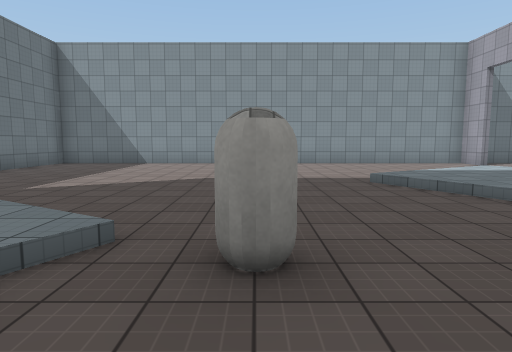
view 1 (above)

24 first-person views from a walk through a scene from a Unity 3-D project. The camera is 1.5 m above the floor, tilts 6° down and sees 75° across. The floor is counted in squares, 2 m on a side. Each view is taken from the middle of a square. On the plan, view 1 faces up. The plan holds only what a view shows up to about 11 squares ahead; the rest is blank. The place goes on beyond the plan. The player character is not drawn. Surface patterns are stand-ins for the level's own textures.

view 2
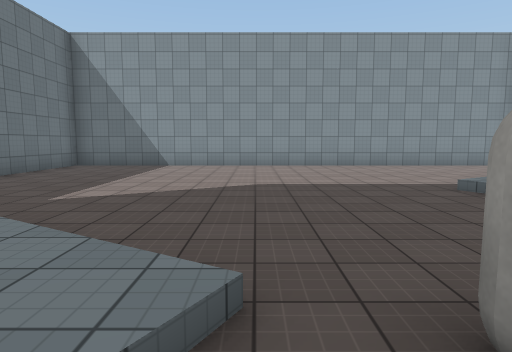

view 3
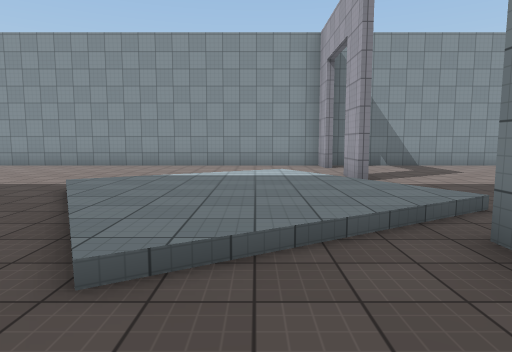

view 4
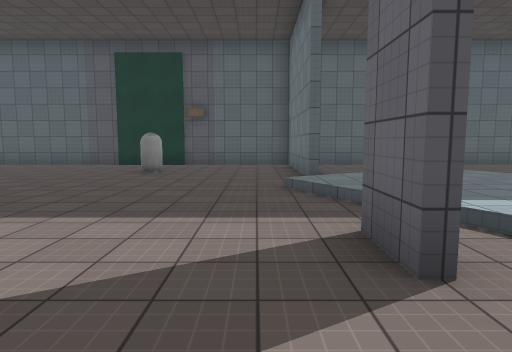

view 5
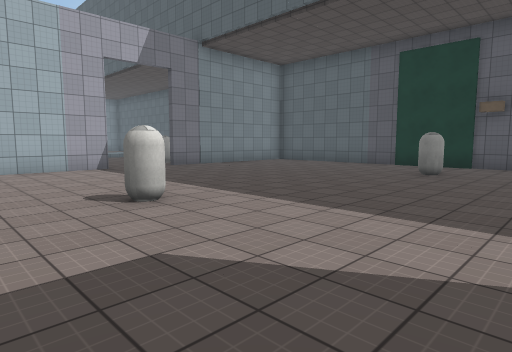

view 6
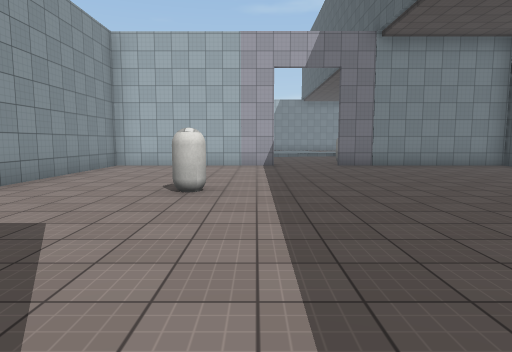

view 7
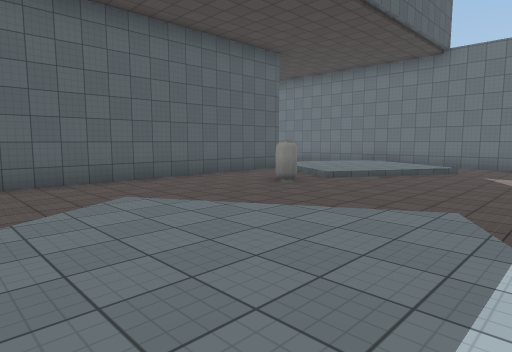

view 8
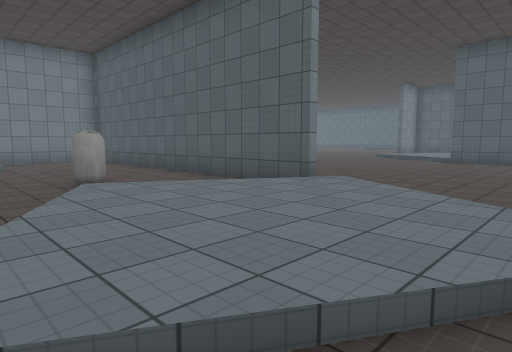

view 9
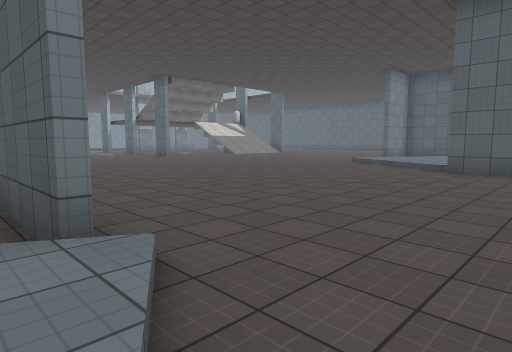

view 10
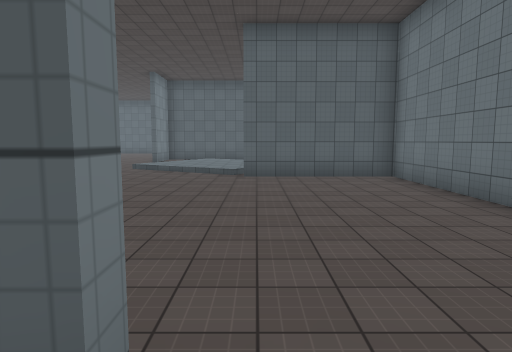

view 11
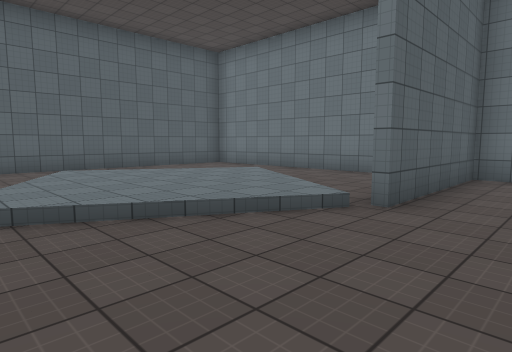

view 12
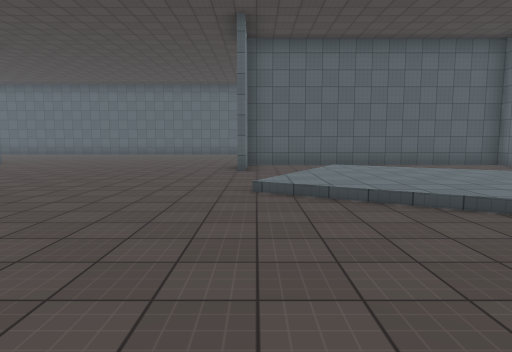

view 13
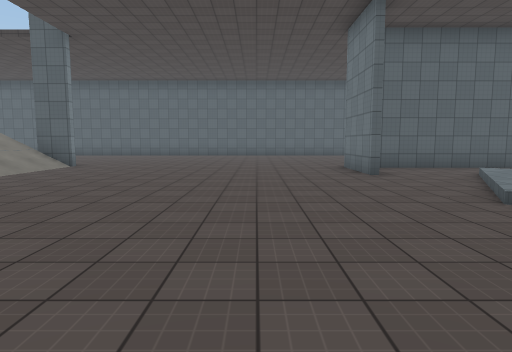

view 14
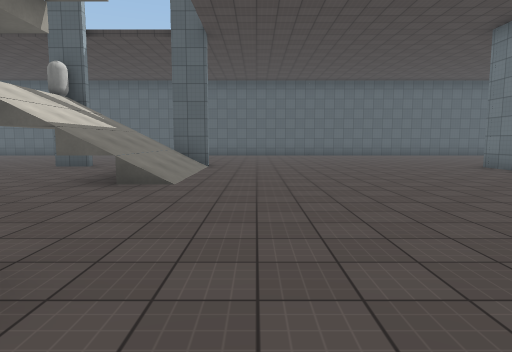

view 15
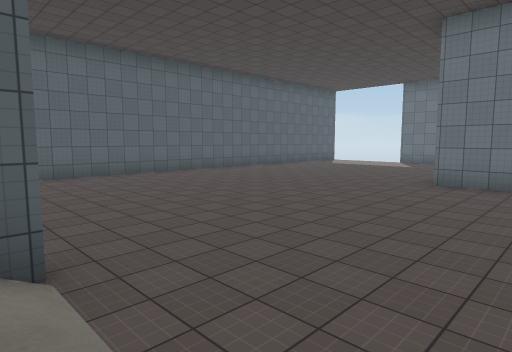

view 16
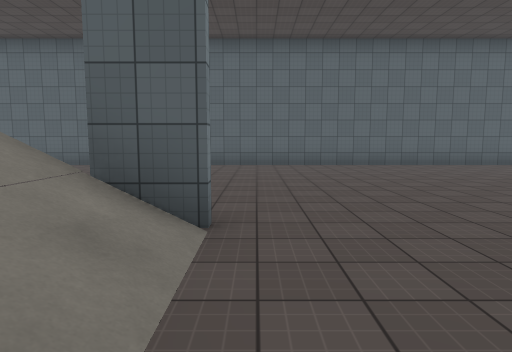

view 17
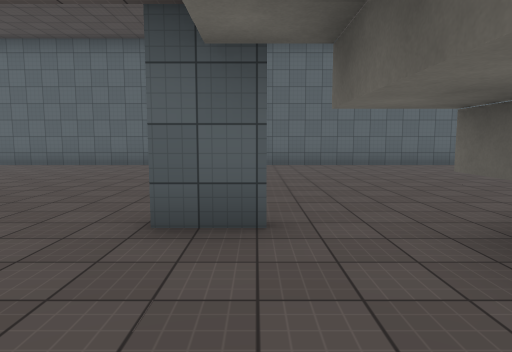

view 18
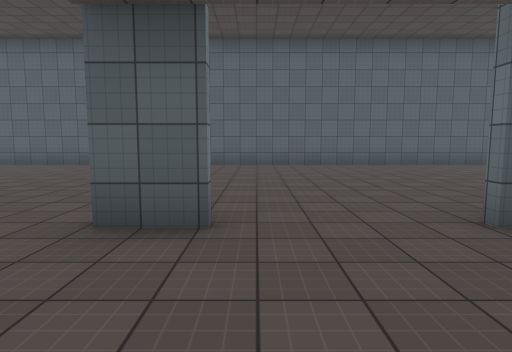

view 19
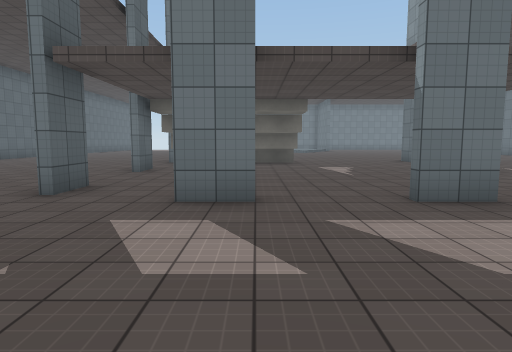

view 20
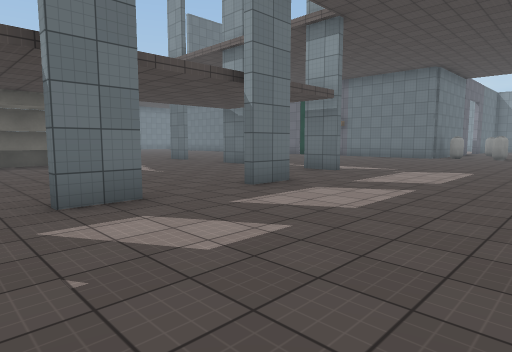

view 21
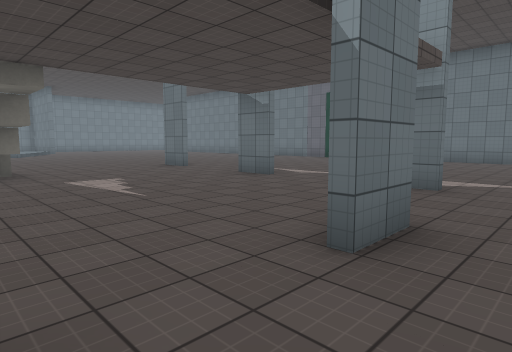

view 22
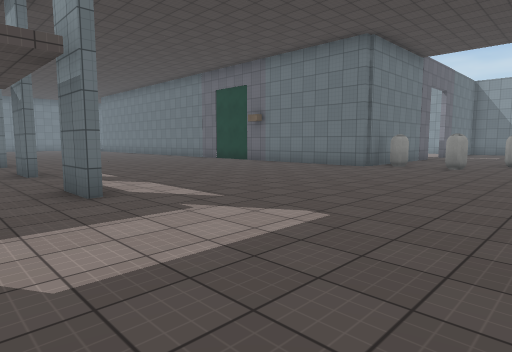

view 23
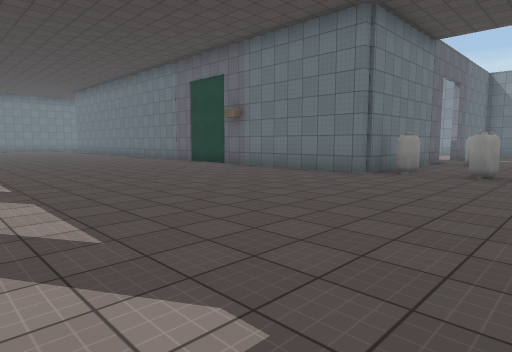

view 24
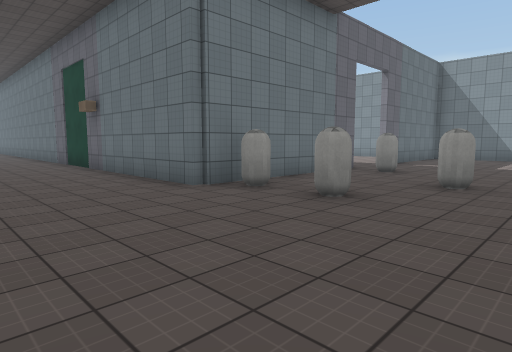

### Floor plan
Key: @ floor where view 1 was taken; # wall or solid block; . main floor; : floor 0.25 m higher than the main floor; / step, stairs or slope; O other object.
Columns run from 7 left of view 1 to 22 right of it. Each row starts with its distance up from view 1.
 11 #########################
 10 #.......................#
  9 #.......................#
  8 #.........../.#....O....#
  7  ........../:/..........#...
  6   ......./::::/..............
  5 #........./:::/..............
  4 #.//....../:://.........#.O..
  3  ./::/.....//.#.........#....
  2  /::::/O......#...O.....#...O
  1  /:::/........#.........#....
  0  ./::..@......#...  ....#O.O..
 -1   ../####################.....
 -2   ........      ..............
 -3  ............     ............
 -4  ............    .............
 -5 #............   .............
 -6 #...........    ..............
 -7 #...........   . .............
 -8 #............ ...#..#...#.....
 -9 #####/........................
-10 #.../://...................../
-11 #../::::/....................
-12 #../::::.................#....
-13 #.../::/.........//...........
-14 #..  //..........//...........
-15 #...  ..#........  ......#....
-16 #########........ /...........
-17       ...........O..#...#..
-18       .....................
-19       ......................
-20        ......................
-21         ......................
-22          .....................
-23          .....................
-24         ......................
-25         ######################

Where each view was taken, in squares from view 1:
view 1: 0 up, 0 right, facing up
view 2: 1 up, 1 left, facing up
view 3: 1 up, 5 right, facing up
view 4: 10 up, 8 right, facing down
view 5: 10 up, 8 right, facing down-right
view 6: 7 up, 7 right, facing right
view 7: 7 up, 6 right, facing down-left
view 8: 4 up, 6 left, facing down-right
view 9: 0 up, 5 left, facing down-right
view 10: 0 up, 3 left, facing down
view 11: 7 down, 1 right, facing down-left
view 12: 6 down, 1 right, facing down
view 13: 7 down, 4 right, facing down
view 14: 7 down, 8 right, facing down
view 15: 14 down, 10 right, facing down-left
view 16: 14 down, 9 right, facing down
view 17: 14 down, 13 right, facing down
view 18: 14 down, 16 right, facing down
view 19: 14 down, 22 right, facing left
view 20: 16 down, 22 right, facing up-left
view 21: 14 down, 19 right, facing up-left
view 22: 10 down, 22 right, facing up-left
view 23: 8 down, 21 right, facing up-left
view 24: 4 down, 22 right, facing up-left
